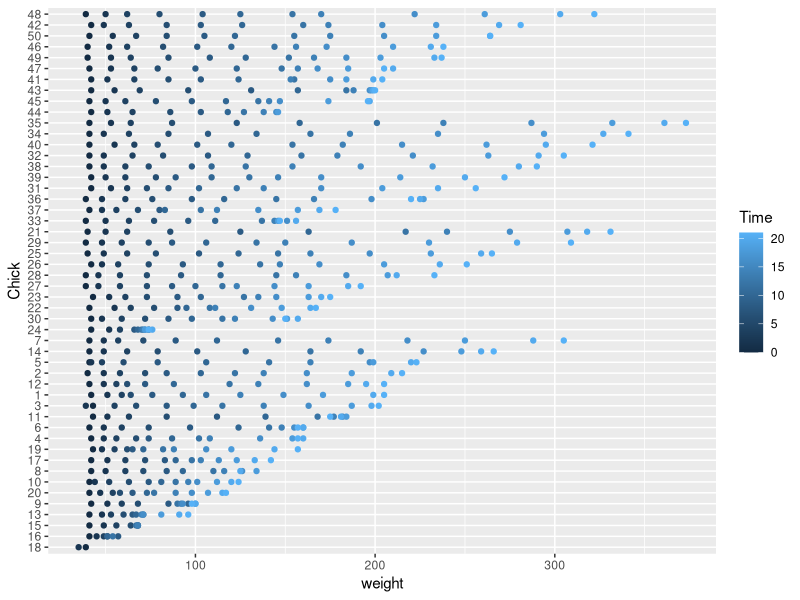
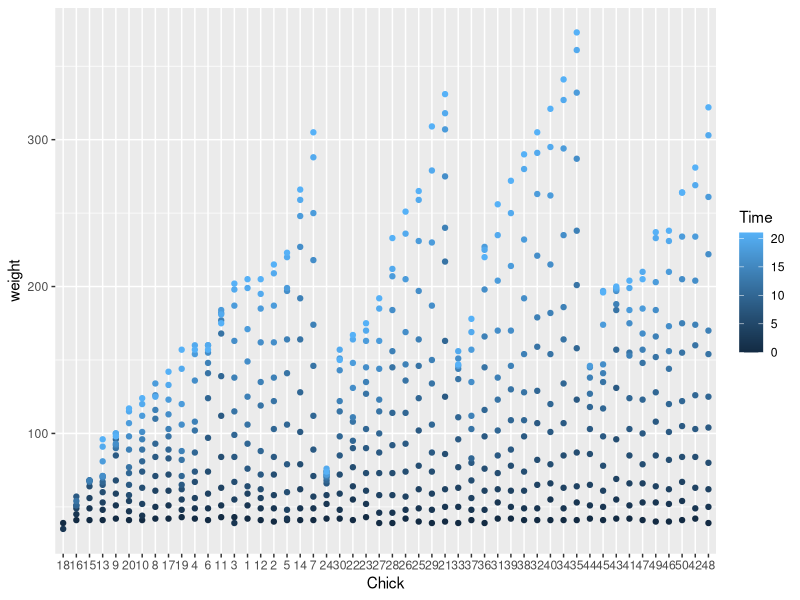
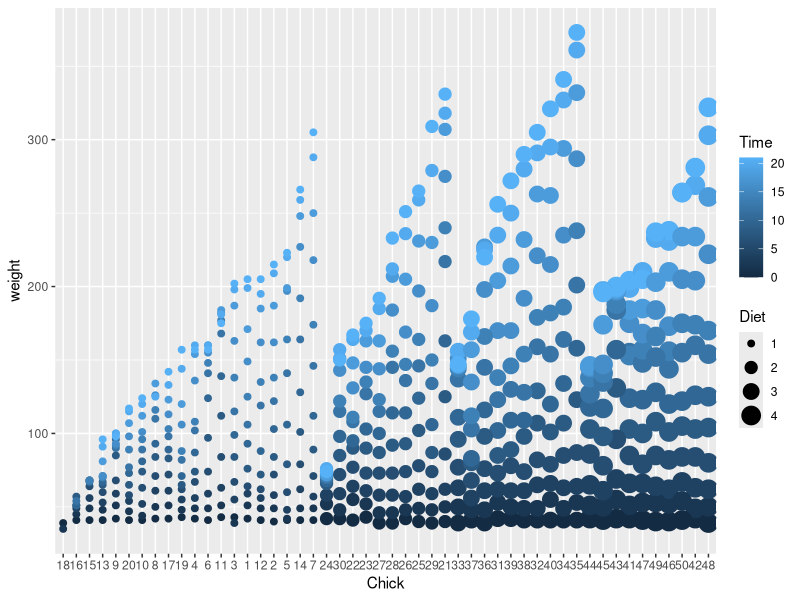

The R source for these figures, in order:
# date: 31 Jan 2023

rm(list = ls()) # clear out the variables from memory to make a clean execution of the code.

# If you want to remove all previous plots and clear the console, run the following two lines.
graphics.off() # clear out all plots from previous work.

cat("\014") # clear the console


library(tidyverse) # call the library to make plots

data() # find data sets to play with your code

names(ChickWeight) # I choose ChickWeight now check out the headers of the set

ggplot(data = ChickWeight) +
  geom_point(
    mapping = aes(
      x = weight, 
      y = Chick, 
      color = Time
      )
    )


ggplot(data = ChickWeight) +
  geom_point(
    mapping = aes(
      x = Chick, 
      y = weight, 
      color = Time
    )
  )

ggplot(data = ChickWeight) +
  geom_point(
    mapping = aes(
      x = Chick, 
      y = weight, 
      color = Time,
      size = Diet
    )
  )
